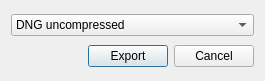
<?xml version="1.0" encoding="UTF-8"?>
<ui version="4.0">
 <class>SingleFrameExportDialog</class>
 <widget class="QDialog" name="SingleFrameExportDialog">
  <property name="geometry">
   <rect>
    <x>0</x>
    <y>0</y>
    <width>265</width>
    <height>81</height>
   </rect>
  </property>
  <property name="windowTitle">
   <string>Export Current Frame</string>
  </property>
  <layout class="QGridLayout" name="gridLayout">
   <item row="0" column="0" colspan="3">
    <widget class="QComboBox" name="comboBoxCodec">
     <item>
      <property name="text">
       <string>DNG uncompressed</string>
      </property>
     </item>
     <item>
      <property name="text">
       <string>DNG lossless</string>
      </property>
     </item>
     <item>
      <property name="text">
       <string>PNG</string>
      </property>
     </item>
     <item>
      <property name="text">
       <string>JPG</string>
      </property>
     </item>
    </widget>
   </item>
   <item row="1" column="0">
    <spacer name="horizontalSpacer">
     <property name="orientation">
      <enum>Qt::Horizontal</enum>
     </property>
     <property name="sizeHint" stdset="0">
      <size>
       <width>70</width>
       <height>20</height>
      </size>
     </property>
    </spacer>
   </item>
   <item row="1" column="1">
    <widget class="QPushButton" name="pushButtonOk">
     <property name="text">
      <string>Export</string>
     </property>
    </widget>
   </item>
   <item row="1" column="2">
    <widget class="QPushButton" name="pushButtonCancel">
     <property name="text">
      <string>Cancel</string>
     </property>
    </widget>
   </item>
  </layout>
 </widget>
 <resources/>
 <connections/>
</ui>
